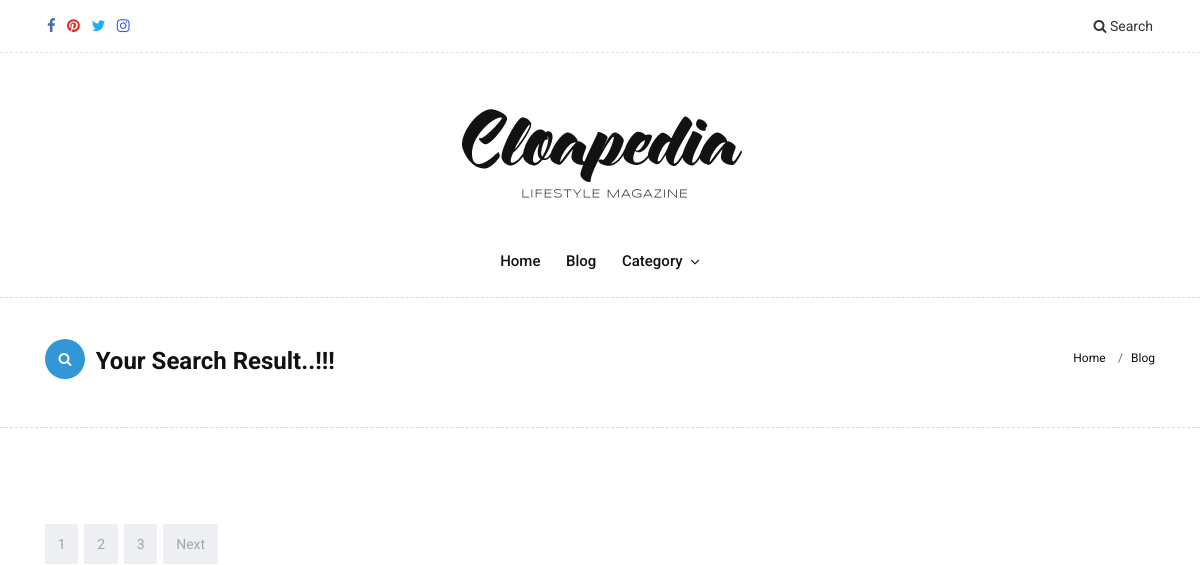
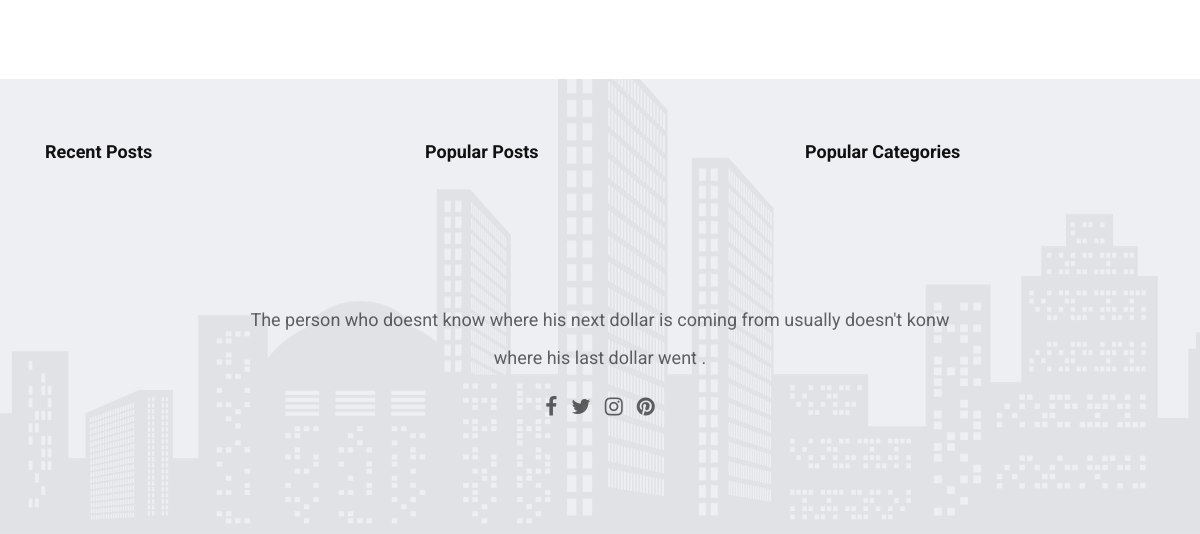
/search/, run on an earlier commit of the app's database (2 pictures, top to bottom).
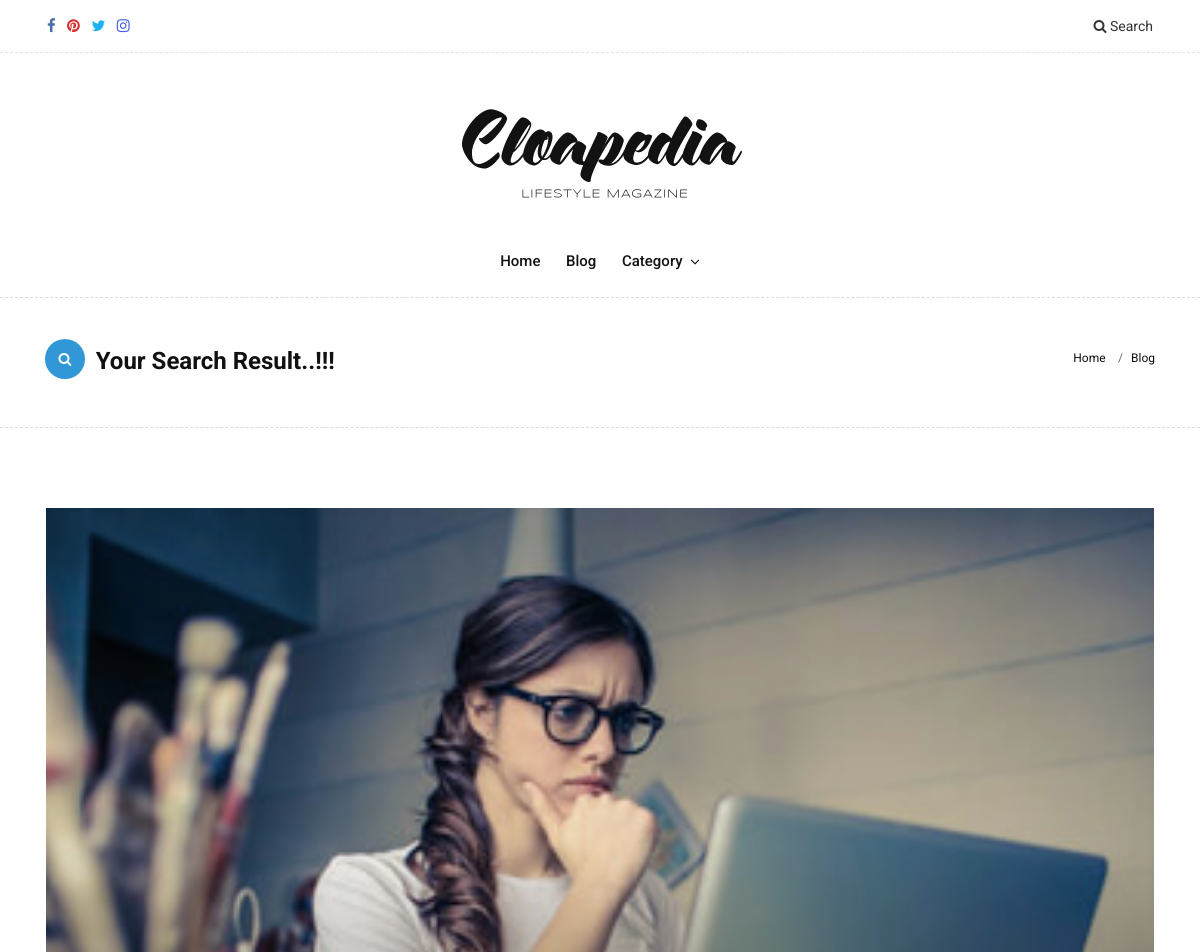
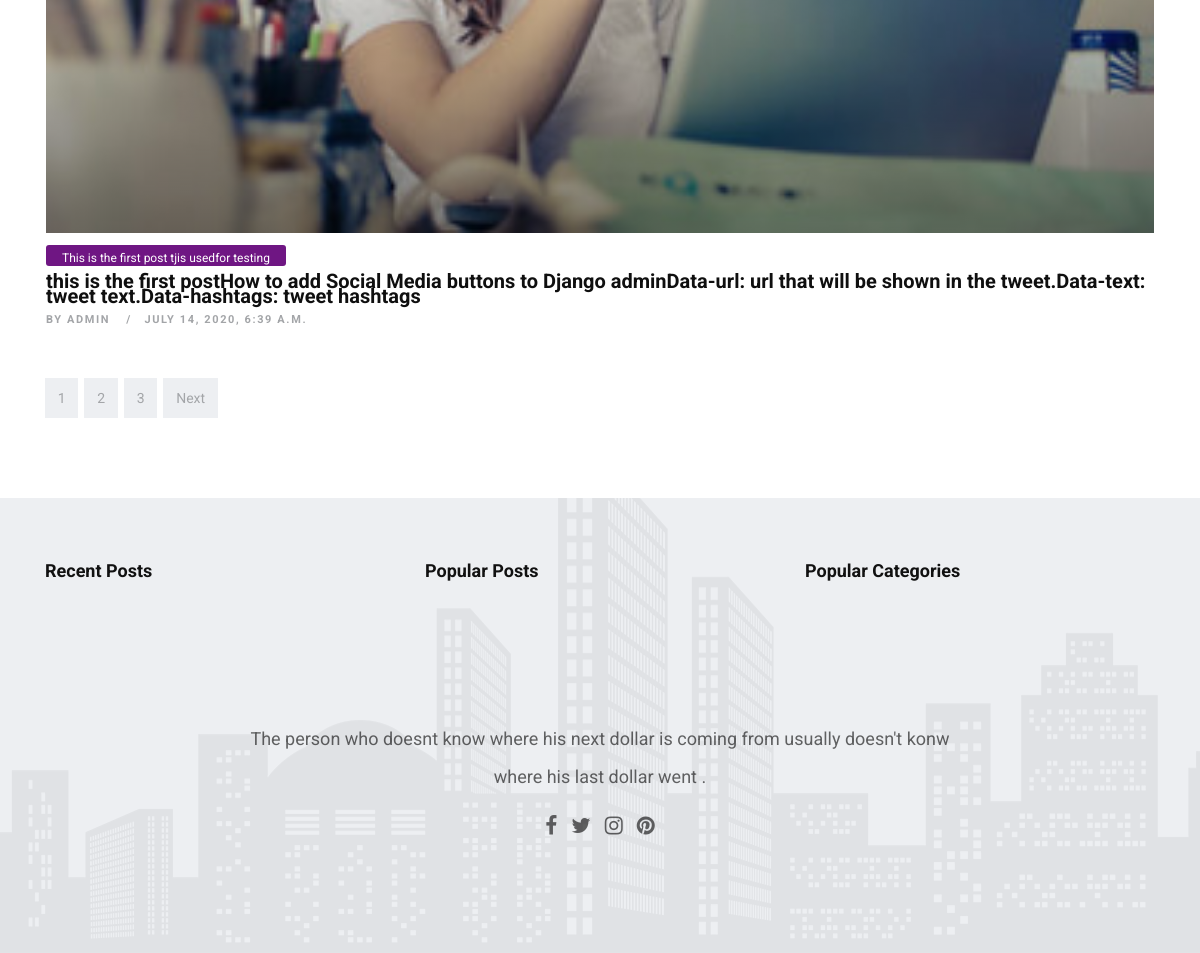
And on a later commit of the database (2 pictures, top to bottom).
### posts/models.py (models this page shows, shortened)
class post(models.Model):
    title = models.CharField(max_length = 100)
    overview = models.TextField()
    content =HTMLField()
    timestamp = models.DateTimeField(auto_now_add=True)
    comment_count = models.IntegerField(default=0)
    author = models.ForeignKey(Author, on_delete=models.CASCADE)
    thumbnail = models.ImageField()
    categories = models.ManyToManyField(Category)
    featured = models.BooleanField(default=True)
    prev_post = models.ForeignKey('self', related_name='previous', on_delete=models.SET_NULL, blank=True, null=True)
    next_post = models.ForeignKey('self', related_name= 'next', on_delete=models.SET_NULL, blank=True, null=True)
    U_may_also_like_1 = models.ForeignKey('self', related_name= 'option1', on_delete=models.SET_NULL, blank=True, null=True)
    U_may_also_like_2 = models.ForeignKey('self', related_name= 'option2', on_delete=models.SET_NULL, blank=True, null=True)
    description= models.CharField(max_length = 250)
    key1= models.CharField(max_length = 50 , blank=True)
    key2= models.CharField(max_length = 50, blank=True)
    key3= models.CharField(max_length = 50, blank=True)
    key4= models.CharField(max_length = 50, blank=True)
    key5= models.CharField(max_length = 50, blank=True)
    key6= models.CharField(max_length = 50, blank=True)
    key7= models.CharField(max_length = 50, blank=True)
    key8= models.CharField(max_length = 50, blank=True)
    key9= models.CharField(max_length = 50, blank=True)
    key10= models.CharField(max_length = 50, blank=True)
    def get_absolute_url(self):
        return reverse('single-detail', kwargs={
            'id' : self.id
        })

class Author(models.Model):
    user = models.OneToOneField(User, on_delete=models.CASCADE)
    profile_pic = models.ImageField()

### posts/views.py (the view)
# urls.py: path('search/', search, name= 'search'),
def search(request):
    queryset = post.objects.all()
    query = request.GET.get('q')
    if query:
        queryset = queryset.filter(
            Q(title__icontains=query) |
            Q(overview__icontains=query)
        ).distinct()
    context = {
        'queryset': queryset
    }
    return render(request,'search_result.html', context)

### templates/search_result.html (shortened to what this page needs)
{% extends 'base.html' %}
{% load static %}
{% block content %}
<div class="page-title wb">
    <div class="container">
        <div class="row">
            <div class="col-lg-8 col-md-8 col-sm-12 col-xs-12">
                <h2><i class="fa fa-search"></i> Your Search Result..!!! <small class="hidden-xs-down hidden-sm-down"> </small></h2>
            </div>
            <div class="col-lg-4 col-md-4 col-sm-12 hidden-xs-down hidden-sm-down">
                <ol class="breadcrumb">
                    <li class="breadcrumb-item"><a href="#">Home</a></li>
                    <li class="breadcrumb-item"><a href="#">Blog</a></li>
                </ol>
            </div>
        </div>
    </div>
</div>
<section class="section wb">
    <div class="container">
        <div class="row">
            <div class="col-lg-12 col-md-12 col-sm-12 col-xs-12">
                <div class="page-wrapper">
                    <div class="portfolio row">
                        {% for obj in queryset %}
                        <div class="pitem item-w1 item-h1">
                            <div class="blog-box">
                                <div class="post-media">
                                    <a href="{{obj.get_absolute_url }}" title="">
                                        <img src="{{obj.thumbnail.url}}" alt="" class="img-fluid">
                                        <div class="hovereffect">
                                        </div>
                                    </a>
                                </div>
                                <div class="blog-meta">
                                    <span class="bg-grey"><a href="{{obj.get_absolute_url }}" title="">{{ obj.title }}</a></span>
                                    <h4><a href="{{obj.get_absolute_url }}" title="">{{obj.overview}}</a></h4>
                                    <small><a href="blog-author.html" title="">By {{ obj.author.user.username   }}</a></small>
                                    <small><a href="blog-category-01.html" title="">{{obj.timestamp}}</a></small>
                                </div>
                            </div>
                        </div>
                        {% endfor %}
                    </div>
                </div>
                <div class="row">
                    <div class="col-md-12">
                        <nav aria-label="Page navigation">
                            <ul class="pagination justify-content-start">
                                <li class="page-item"><a class="page-link" href="#">1</a></li>
                                <li class="page-item"><a class="page-link" href="#">2</a></li>
                                <li class="page-item"><a class="page-link" href="#">3</a></li>
                                <li class="page-item">
                                    <a class="page-link" href="#">Next</a>
                                </li>
                            </ul>
                        </nav>
                    </div>
                </div>
            </div>
        </div>
    </div>
</section>
{% endblock %}

What changed in the data, as far as the page shows it:
added post: thumbnail (picture), title "This is the first post tjis usedfor testing", overview "this is the first postHow to add Social Media buttons to Django adminData-url: url that will be shown in the tweet.Data-text: tweet text.Data-hashtags: tweet hashtags", author.user.username "ADMIN", timestamp "JULY 14, 2020, 6:39 A.M."
